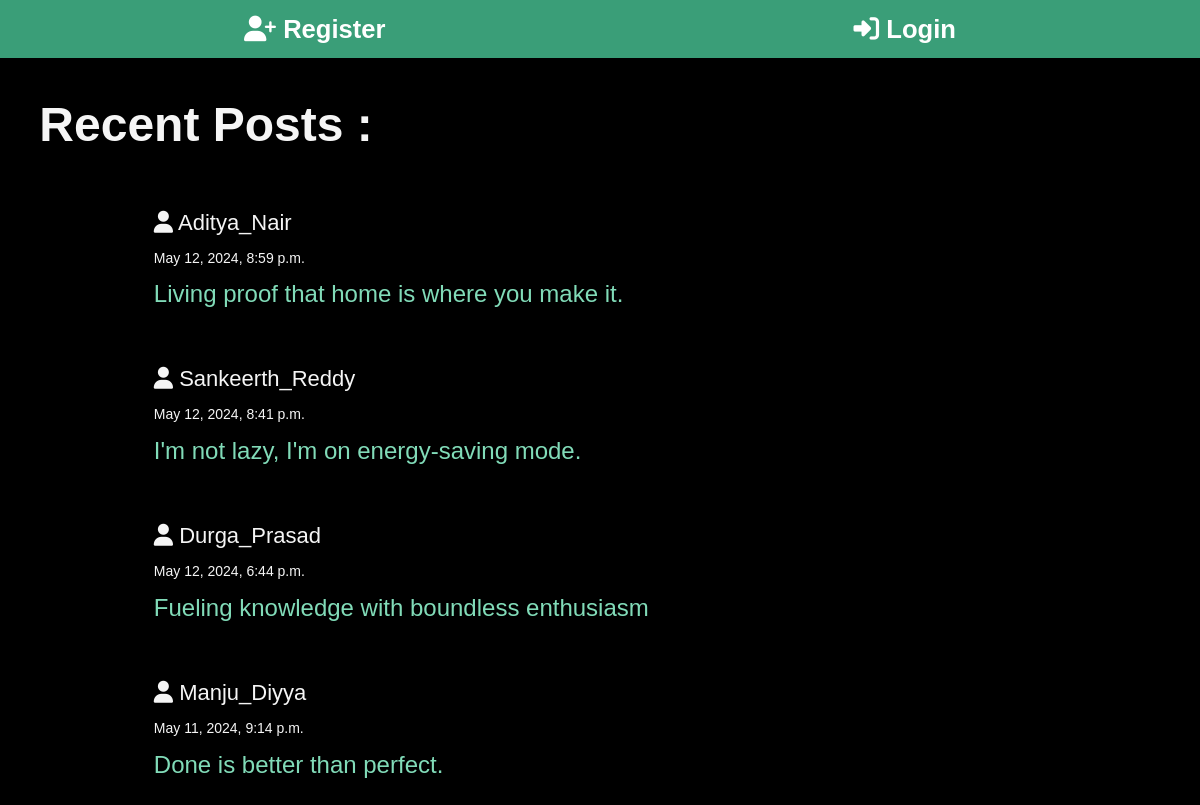
The app's page /posts/list/ with its own data.
### posts/models.py (models this page shows, shortened)
class Post(models.Model):
    title= models.CharField(max_length=75)
    body = models.TextField()
    slug = models.SlugField()
    date = models.DateTimeField(auto_now_add=True)
    banner= models.ImageField(default='fallback.png',blank=True)
    author=  models.ForeignKey(User, on_delete=models.CASCADE, default=None)

### posts/views.py (the view)
# urls.py: path('list/',views.posts_list, name="list"),
def posts_list(request):
    posts= Post.objects.all().order_by('-date')
    return render(request,'posts/posts_list.html',{'posts':posts})

### posts/templates/posts/posts_list.html (shortened to what this page needs)
{% extends "layout.html" %}
{% block content %}
 <section style="margin-left:2%">
  <h1 style="font-weight:600; margin-top:20px;">Recent Posts :</h1>
  {% for post in posts %}
    <article class="post" style="margin-left:10%">
      <span style="font-size:22px"> <i class="fas fa-user" ></i>   {{ post.author}}</span>
      <h6 style="font-size:14px;">{{ post.date }} </h6>
      <h3>
       <a  class="list" style="font-size:24px" href="{% url 'posts:page' slug=post.slug  %}">
        {{ post.title }}
       </a>
      </h3>
    </article>
  {% endfor %}
 </section>
{% endblock  %}

### templates/layout.html (shortened to what this page needs)
<!DOCTYPE html>
{% load static %}
<html lang="en">
<head>
    <link rel="stylesheet" href="https://cdn.jsdelivr.net/npm/bootstrap@4.4.1/dist/css/bootstrap.min.css">
    <link rel="stylesheet" href="{% static 'css/style.css' %}">
</head>
<body>
{% if not request.path == '/' %}
<nav>
    {% if user.is_authenticated %}
    <a href="/about/" class="{% if request.path == '/about/' %}active{% endif %}">
        <i class="fa-solid fa-address-card"></i> About
    </a>
    <a href="/posts/list/" class="{% if request.path == '/posts/list/' %}active{% endif %}">
        <i class="fa-solid fa-list"></i> Feed
    </a>
    <a href="/posts/new-post/" class="{% if request.path == '/posts/new-post/' %}active{% endif %}">
        <i class="fa-solid fa-square-plus"></i> Add
    </a>
    <a href="/Monthly_challenges/months/" class="{% if request.path == '/Monthly_challenges/months/' or request.path == '/Monthly_challenges/challenges/' %}active{% endif %}">
        <i class="fa-solid fa-calendar-days"></i> Challenges
    </a>
    <form class="logout" action="{% url 'user:logout' %}" method="post">
        {% csrf_token %}
        <button class="logout-button" aria-label="User Logout" title="User Logout"><i class="fas fa-sign-out-alt"></i></button>
    </form>
    {% else %}
    <a href="{% url 'user:register' %}" class="{% if request.path == '/user/register/' %}active{% endif %}">
        <i class="fas fa-user-plus"></i> Register
    </a>
    <a href="{% url 'user:login' %}" class="{% if request.path == '/user/login/' %}active{% endif %}">
        <i class="fa-solid fa-right-to-bracket"></i> Login
    </a>
    {% endif %}
</nav>
{% endif %}
    <main>
        {% block content %}
        {% endblock  %}
    </main>
</body>
</html>

### static/css/style.css (style rules this page uses)
* { margin: 0; padding: 0; box-sizing: border-box; font-family: sans-serif; }
body { min-height: 100vh; background-color: black; color: whitesmoke; font-size: 3rem; padding-top: 60px; }
nav { padding: 10px; background-color: #3a9e78; color: black; font-size: 1.6rem; display: flex; justify-content: space-around; font-weight: 600; position: fixed; top: 0%; width: 100%; }
main { padding: 1rem; }
nav a { color: rgb(255, 255, 255) !important; text-decoration: none !important; transition: color 0.3s ease, transform 0.3s ease; }
section { display: flex; flex-flow: column; gap: 1rem; }
h3 { font-size: 30px; }
h1 { font-size: 3rem; }
.list { display: inline-block; text-decoration: none !important; color: #81dbb8 !important; transition: color 0.1s ease, transform 0.3s ease ; text-align: center; }

### records on screen
Post: author "Aditya_Nair", date "May 12, 2024, 8:59 p.m.", title "Living proof that home is where you make it."
Post: author "Sankeerth_Reddy", date "May 12, 2024, 8:41 p.m.", title "I'm not lazy, I'm on energy-saving mode."
Post: author "Durga_Prasad", date "May 12, 2024, 6:44 p.m.", title "Fueling knowledge with boundless enthusiasm"
Post: author "Manju_Diyya", date "May 11, 2024, 9:14 p.m.", title "Done is better than perfect."
